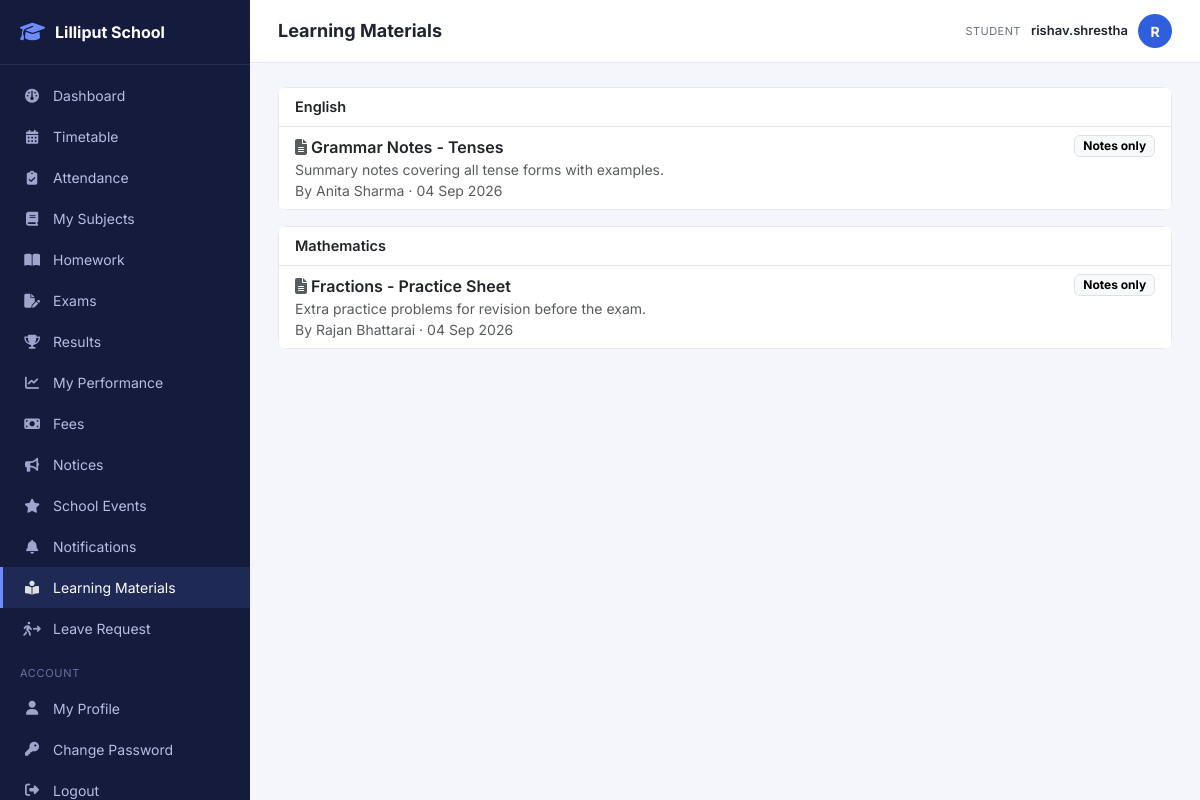
Page /student/materials.php (signed in) on the committed database.
### tables this page shows
CREATE TABLE learning_materials (
    id INT AUTO_INCREMENT PRIMARY KEY,
    class_section_id INT NOT NULL,
    subject_id INT NOT NULL,
    teacher_id INT NOT NULL,
    title VARCHAR(150) NOT NULL,
    description VARCHAR(255) NULL,
    file_path VARCHAR(255) NULL,
    created_at DATETIME NOT NULL DEFAULT CURRENT_TIMESTAMP,
    FOREIGN KEY (class_section_id) REFERENCES class_sections(id) ON DELETE CASCADE,
    FOREIGN KEY (subject_id) REFERENCES subjects(id) ON DELETE CASCADE,
    FOREIGN KEY (teacher_id) REFERENCES teachers(id) ON DELETE CASCADE
);

### core/helpers.php (called while the page is built, shortened)
<?php
function e(?string $value): string
{
    return htmlspecialchars((string)($value ?? ''), ENT_QUOTES, 'UTF-8');
}
function format_date(?string $date, string $fmt = 'd M Y'): string
{
    $d = DateTime::createFromFormat('Y-m-d', substr($date, 0, 10));
    return $d ? $d->format($fmt) : $date;
}

### student/materials.php (the view, shortened to what this page needs)
<?php
$student = require_student_profile();
$db = Database::connection();
$csId = $student['enrollment']['class_section_id'] ?? null;
$materials = [];
if ($csId) {
    $stmt = $db->prepare("
        SELECT lm.*, subj.name AS subject_name, CONCAT(t.first_name,' ',t.last_name) AS teacher_name
        FROM learning_materials lm
        JOIN subjects subj ON subj.id = lm.subject_id
        JOIN teachers t ON t.id = lm.teacher_id
        WHERE lm.class_section_id = :cs
        ORDER BY lm.created_at DESC
    ");
    $stmt->execute(['cs' => $csId]);
    $rows = $stmt->fetchAll();
    foreach ($rows as $r) { $materials[$r['subject_name']][] = $r; }
}
include __DIR__ . '/../includes/layout_start.php';
?>
<?php foreach ($materials as $subjectName => $rows): ?>
    <div class="card mb-3">
        <div class="card-header"><?= e($subjectName) ?></div>
        <ul class="list-group list-group-flush">
            <?php foreach ($rows as $m): ?>
                <li class="list-group-item d-flex justify-content-between align-items-start">
                    <div>
                        <div class="fw-semibold"><i class="fa-solid fa-file-lines me-1 text-muted"></i><?= e($m['title']) ?></div>
                        <div class="small text-muted"><?= e($m['description'] ?? '') ?></div>
                        <div class="small text-muted">By <?= e($m['teacher_name']) ?> &middot; <?= format_date($m['created_at']) ?></div>
                    </div>
                    <?php if ($m['file_path']): ?>
                        <a href="<?= e(base_url('assets/uploads/materials/' . $m['file_path'])) ?>" target="_blank" class="btn btn-sm btn-outline-primary"><i class="fa-solid fa-download me-1"></i>Download</a>
                    <?php else: ?>
                        <span class="badge text-bg-light border">Notes only</span>
                    <?php endif; ?>
                </li>
            <?php endforeach; ?>
        </ul>
    </div>
<?php endforeach; ?>
<?php include __DIR__ . '/../includes/layout_end.php'; ?>

### assets/css/style.css (style rules this page uses)
:root { --sidebar-width: 250px; --brand-color: #2f5fdc; --brand-color-dark: #1e3fa0; --bg-soft: #f4f6fb; --text-muted: #6b7280; --border-color: #e5e7eb; --radius: 10px; }
* { box-sizing: border-box; }
body { font-family: 'Inter', -apple-system, BlinkMacSystemFont, sans-serif; background: var(--bg-soft); color: #1f2430; margin: 0; }
.card { border: 1px solid var(--border-color); border-radius: var(--radius); }
.card-header { background: #fff; border-bottom: 1px solid var(--border-color); font-weight: 600; font-size: 14.5px; }

### rows in the picture
learning_materials: title "Grammar Notes - Tenses", description "Summary notes covering all tense forms with examples.", teacher_name "Anita Sharma", created_at "04 Sep 2026", shows "Notes only"
learning_materials: title "Fractions - Practice Sheet", description "Extra practice problems for revision before the exam.", teacher_name "Rajan Bhattarai", created_at "04 Sep 2026", shows "Notes only"

### other values in the picture
$label "Dashboard Timetable Attendance My Subjects Homework Exams Results My Performance Fees Notices School Events Notifications Learning Materials Leave Request My Profile Change Password"
$pageTitle "Learning Materials"
role_label(Auth::role()) "STUDENT"
Auth::username() "rishav.shrestha"
substr(Auth::username(), 0, 1) "R"
$subjectName "English"
$subjectName "Mathematics"
